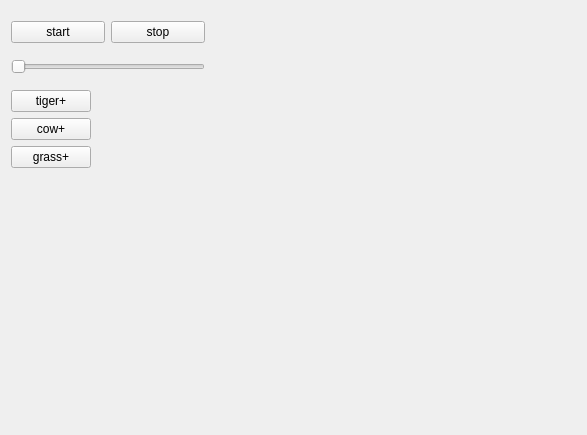
<?xml version="1.0" encoding="UTF-8"?>
<ui version="4.0">
 <class>MainWindow</class>
 <widget class="QMainWindow" name="MainWindow">
  <property name="geometry">
   <rect>
    <x>0</x>
    <y>0</y>
    <width>587</width>
    <height>435</height>
   </rect>
  </property>
  <property name="windowTitle">
   <string>MainWindow</string>
  </property>
  <widget class="mysystem" name="centralWidget">
   <widget class="QWidget" name="horizontalLayoutWidget_2">
    <property name="geometry">
     <rect>
      <x>0</x>
      <y>0</y>
      <width>1005</width>
      <height>191</height>
     </rect>
    </property>
    <layout class="QHBoxLayout" name="horizontalLayout_2">
     <property name="rightMargin">
      <number>800</number>
     </property>
     <item>
      <layout class="QVBoxLayout" name="verticalLayout_2">
       <item>
        <layout class="QHBoxLayout" name="horizontalLayout">
         <item>
          <widget class="QPushButton" name="startbutton">
           <property name="text">
            <string>start</string>
           </property>
          </widget>
         </item>
         <item>
          <widget class="QPushButton" name="stopbutton">
           <property name="text">
            <string>stop</string>
           </property>
          </widget>
         </item>
        </layout>
       </item>
       <item>
        <widget class="QSlider" name="speedslide">
         <property name="maximum">
          <number>5</number>
         </property>
         <property name="orientation">
          <enum>Qt::Horizontal</enum>
         </property>
        </widget>
       </item>
       <item>
        <layout class="QHBoxLayout" name="horizontalLayout_3">
         <item>
          <layout class="QVBoxLayout" name="verticalLayout">
           <item>
            <widget class="QPushButton" name="tigeradd">
             <property name="text">
              <string>tiger+</string>
             </property>
            </widget>
           </item>
           <item>
            <widget class="QPushButton" name="cowadd">
             <property name="text">
              <string>cow+</string>
             </property>
            </widget>
           </item>
           <item>
            <widget class="QPushButton" name="grassadd">
             <property name="text">
              <string>grass+</string>
             </property>
            </widget>
           </item>
          </layout>
         </item>
         <item>
          <spacer name="horizontalSpacer">
           <property name="orientation">
            <enum>Qt::Horizontal</enum>
           </property>
           <property name="sizeHint" stdset="0">
            <size>
             <width>40</width>
             <height>20</height>
            </size>
           </property>
          </spacer>
         </item>
        </layout>
       </item>
      </layout>
     </item>
    </layout>
   </widget>
  </widget>
 </widget>
 <layoutdefault spacing="6" margin="11"/>
 <customwidgets>
  <customwidget>
   <class>mysystem</class>
   <extends>QWidget</extends>
   <header location="global">mysystem.h</header>
   <container>1</container>
   <slots>
    <signal>go_to_sleep()</signal>
    <slot>get_sleep()</slot>
    <slot>on_pushButton_2_clicked()</slot>
    <slot>on_pushButton_1_clicked()</slot>
   </slots>
  </customwidget>
 </customwidgets>
 <resources/>
 <connections>
  <connection>
   <sender>centralWidget</sender>
   <signal>go_to_sleep()</signal>
   <receiver>centralWidget</receiver>
   <slot>get_sleep()</slot>
   <hints>
    <hint type="sourcelabel">
     <x>293</x>
     <y>217</y>
    </hint>
    <hint type="destinationlabel">
     <x>293</x>
     <y>217</y>
    </hint>
   </hints>
  </connection>
 </connections>
</ui>
